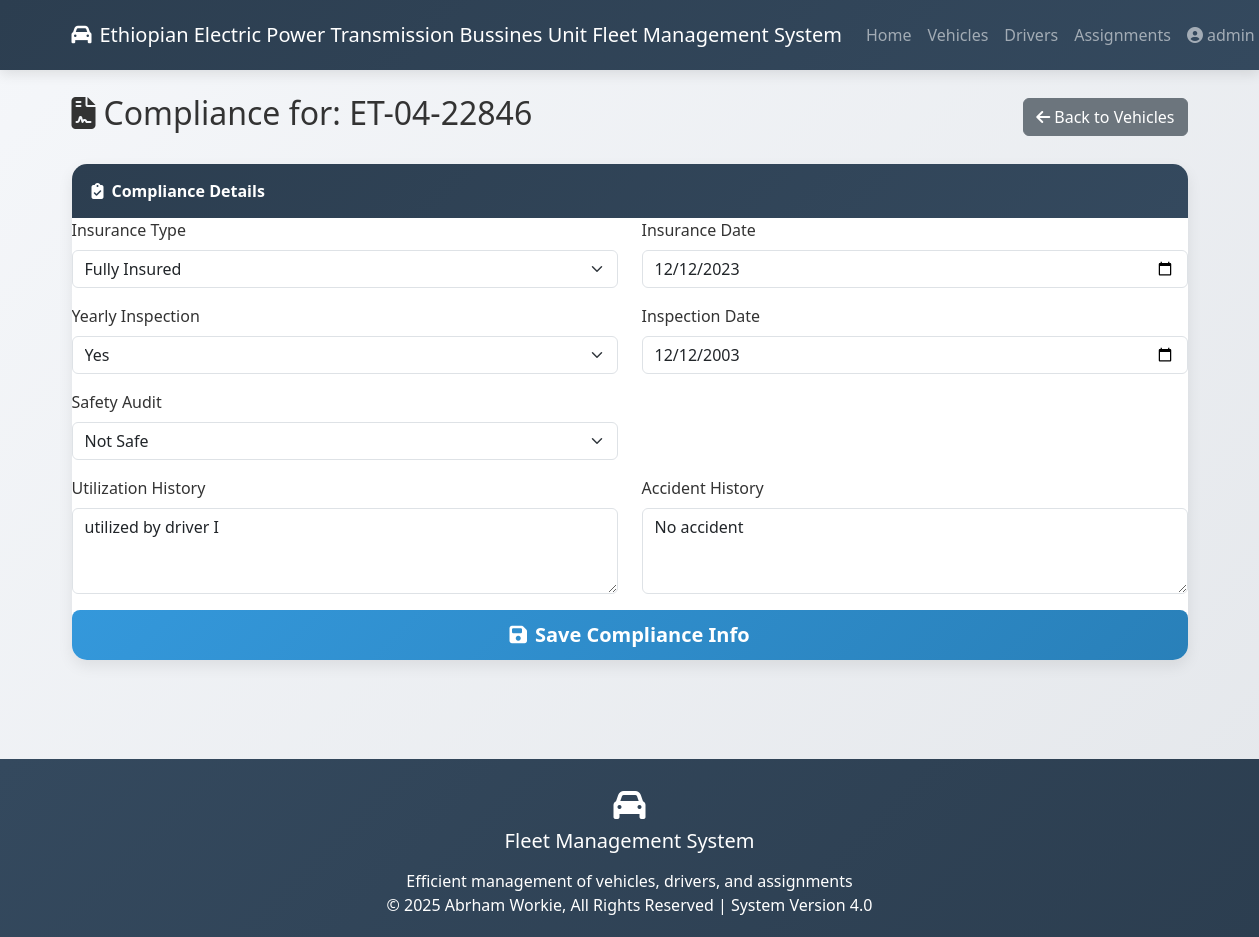
The page /compliance/ET-04-22846 (signed in) on the database its author committed.
### app.py (models this page shows)
class Vehicle(db.Model):
    plate_number = db.Column(db.String(20), primary_key=True)
    chasis = db.Column(db.String(50), unique=True, nullable=False)
    vehicle_type = db.Column(Enum(*VEHICLE_TYPES, name='vehicle_types'))
    make = db.Column(db.String(50))
    model = db.Column(db.String(50))
    year = db.Column(db.String(4))
    fuel_type = db.Column(Enum(*FUEL_TYPES, name='fuel_types'))
    fuel_capacity = db.Column(db.Float)
    fuel_consumption = db.Column(db.Float)
    loading_capacity = db.Column(db.String(100))
    assigned_for = db.Column(Enum(*ASSIGNMENT_TYPES, name='assignment_types'))
    compliance = db.relationship('Compliance', backref='vehicle', uselist=False)
    maintenance = db.relationship('Maintenance', backref='vehicle')
    assignments = db.relationship('Assignment', backref='vehicle')

class Compliance(db.Model):
    plate_number = db.Column(db.String(20), db.ForeignKey('vehicle.plate_number'), primary_key=True)
    insurance_type = db.Column(Enum(*INSURANCE_TYPES, name='insurance_types'))
    insurance_date = db.Column(db.Date)
    yearly_inspection = db.Column(Enum(*YES_NO, name='yes_no_types'))
    inspection_date = db.Column(db.Date)
    safety_audit = db.Column(Enum(*SAFETY_TYPES, name='safety_types'))
    utilization_history = db.Column(db.Text)
    accident_history = db.Column(db.Text)

### app.py (the view, shortened to what this page needs)
@app.route('/compliance/<plate_number>', methods=['GET', 'POST'])
def manage_compliance(plate_number):
    if 'user_id' not in session or session['role'] != 'admin':
        flash('Admin access required', 'danger')
        return redirect(url_for('login'))
    vehicle = Vehicle.query.get_or_404(plate_number)
    compliance = Compliance.query.filter_by(plate_number=plate_number).first()
    return render_template('compliance.html', vehicle=vehicle, compliance=compliance)

### app.py (called while the page is built, shortened)
@app.before_request
def create_tables():
    db.create_all()

### templates/compliance.html
{% extends "base.html" %}
{% block content %}
<div class="d-flex justify-content-between align-items-center mb-4">
    <h2><i class="fas fa-file-contract me-2"></i>Compliance for: {{ vehicle.plate_number }}</h2>
    <a href="/vehicles" class="btn btn-secondary">
        <i class="fas fa-arrow-left me-1"></i>Back to Vehicles
    </a>
</div>
<div class="dashboard-card">
    <div class="card-header">
        <i class="fas fa-clipboard-check me-2"></i>Compliance Details
    </div>
    <div class="card-body">
        <form method="POST" action="/compliance/{{ vehicle.plate_number }}">
            <div class="row">
                <div class="col-md-6 mb-3">
                    <label class="form-label">Insurance Type</label>
                    <select class="form-select" name="insurance_type" required>
                        {% for type in ['Fully Insured', 'Partial'] %}
                        <option value="{{ type }}" {% if compliance and compliance.insurance_type == type %}selected{% endif %}>{{ type }}</option>
                        {% endfor %}
                    </select>
                </div>
                <div class="col-md-6 mb-3">
                    <label class="form-label">Insurance Date</label>
                    <input type="date" class="form-control" name="insurance_date"
                           value="{{ compliance.insurance_date if compliance else '' }}">
                </div>
            </div>
            <div class="row">
                <div class="col-md-6 mb-3">
                    <label class="form-label">Yearly Inspection</label>
                    <select class="form-select" name="yearly_inspection" required>
                        {% for type in ['Yes', 'No'] %}
                        <option value="{{ type }}" {% if compliance and compliance.yearly_inspection == type %}selected{% endif %}>{{ type }}</option>
                        {% endfor %}
                    </select>
                </div>
                <div class="col-md-6 mb-3">
                    <label class="form-label">Inspection Date</label>
                    <input type="date" class="form-control" name="inspection_date"
                           value="{{ compliance.inspection_date if compliance else '' }}">
                </div>
            </div>
            <div class="row">
                <div class="col-md-6 mb-3">
                    <label class="form-label">Safety Audit</label>
                    <select class="form-select" name="safety_audit" required>
                        {% for type in ['Safe', 'Fair', 'Not Safe'] %}
                        <option value="{{ type }}" {% if compliance and compliance.safety_audit == type %}selected{% endif %}>{{ type }}</option>
                        {% endfor %}
                    </select>
                </div>
            </div>
            <div class="row">
                <div class="col-md-6 mb-3">
                    <label class="form-label">Utilization History</label>
                    <textarea class="form-control" name="utilization_history" rows="3">{{ compliance.utilization_history if compliance else '' }}</textarea>
                </div>
                <div class="col-md-6 mb-3">
                    <label class="form-label">Accident History</label>
                    <textarea class="form-control" name="accident_history" rows="3">{{ compliance.accident_history if compliance else '' }}</textarea>
                </div>
            </div>
            <div class="d-grid">
                <button type="submit" class="btn btn-primary btn-lg">
                    <i class="fas fa-save me-2"></i>Save Compliance Info
                </button>
            </div>
        </form>
    </div>
</div>
{% endblock %}

### templates/base.html (style rules this page uses)
:root { --primary: #2c3e50; --secondary: #3498db; --accent: #e74c3c; --light: #ecf0f1; --dark: #34495e; --success: #27ae60; --warning: #f39c12; --info: #2980b9; }
body { background: linear-gradient(135deg, #f5f7fa, #e4e7eb); font-family: 'Segoe UI', Tahoma, Geneva, Verdana, sans-serif; min-height: 100vh; color: #333; }
.dashboard-card { border-radius: 15px; box-shadow: 0 6px 15px rgba(0, 0, 0, 0.08); transition: all 0.3s ease; overflow: hidden; background: white; border: none; margin-bottom: 25px; }
.card-header { background: linear-gradient(135deg, var(--primary), var(--dark)); color: white; font-weight: 600; padding: 15px 20px; border-bottom: none; }
.btn-primary { background: linear-gradient(135deg, var(--secondary), var(--info)); border: none; padding: 10px 20px; font-weight: 600; transition: all 0.3s ease; }

### rows shown on the page
Vehicle: plate_number "ET-04-22846"
Compliance: insurance_type "Fully Insured", insurance_date "12/12/2023", yearly_inspection "Yes", inspection_date "12/12/2003", safety_audit "Not Safe", utilization_history "utilized by driver I", accident_history "No accident"

### other values the page prints
{{ session['username'] }} "admin"
